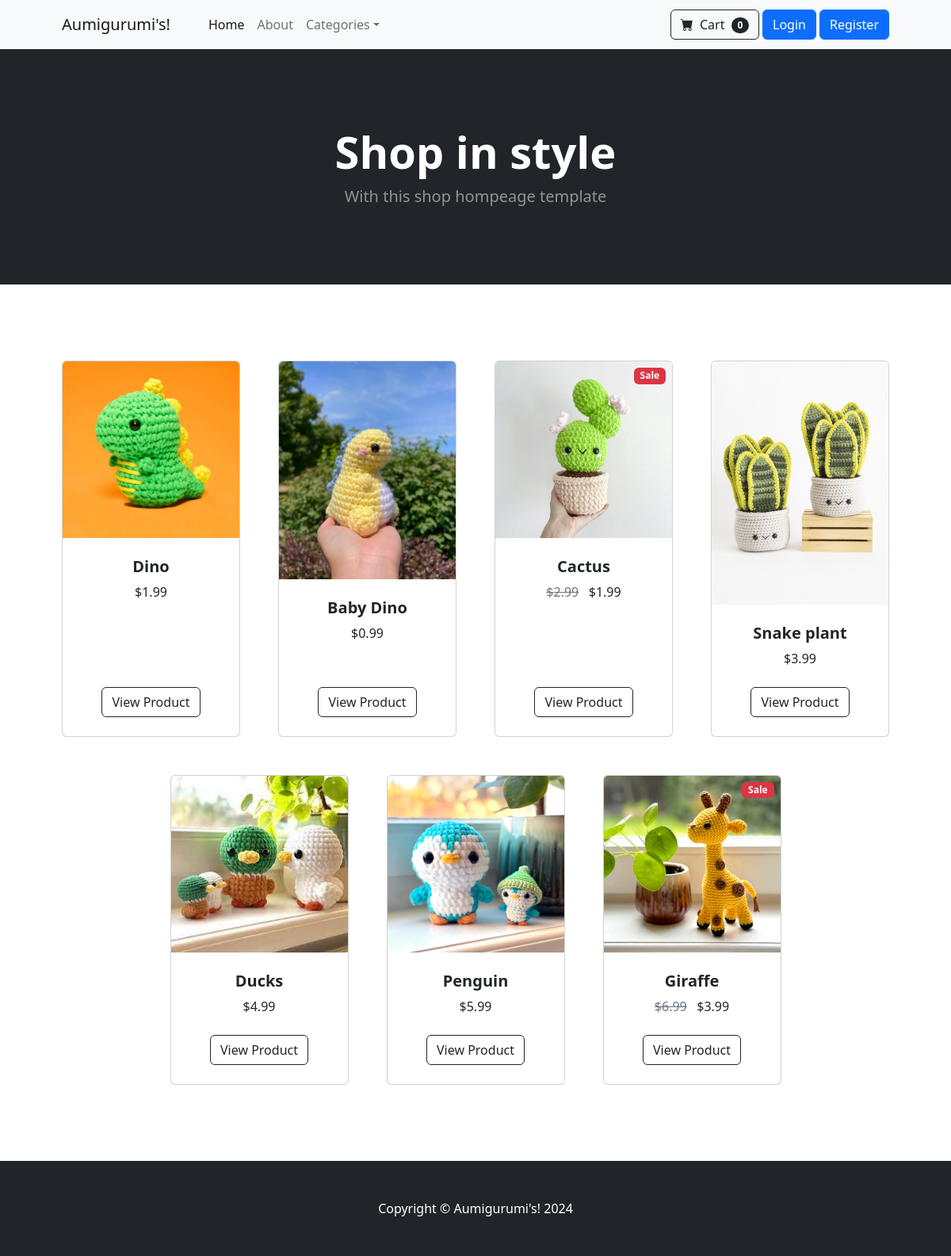
The app's page /, older data.
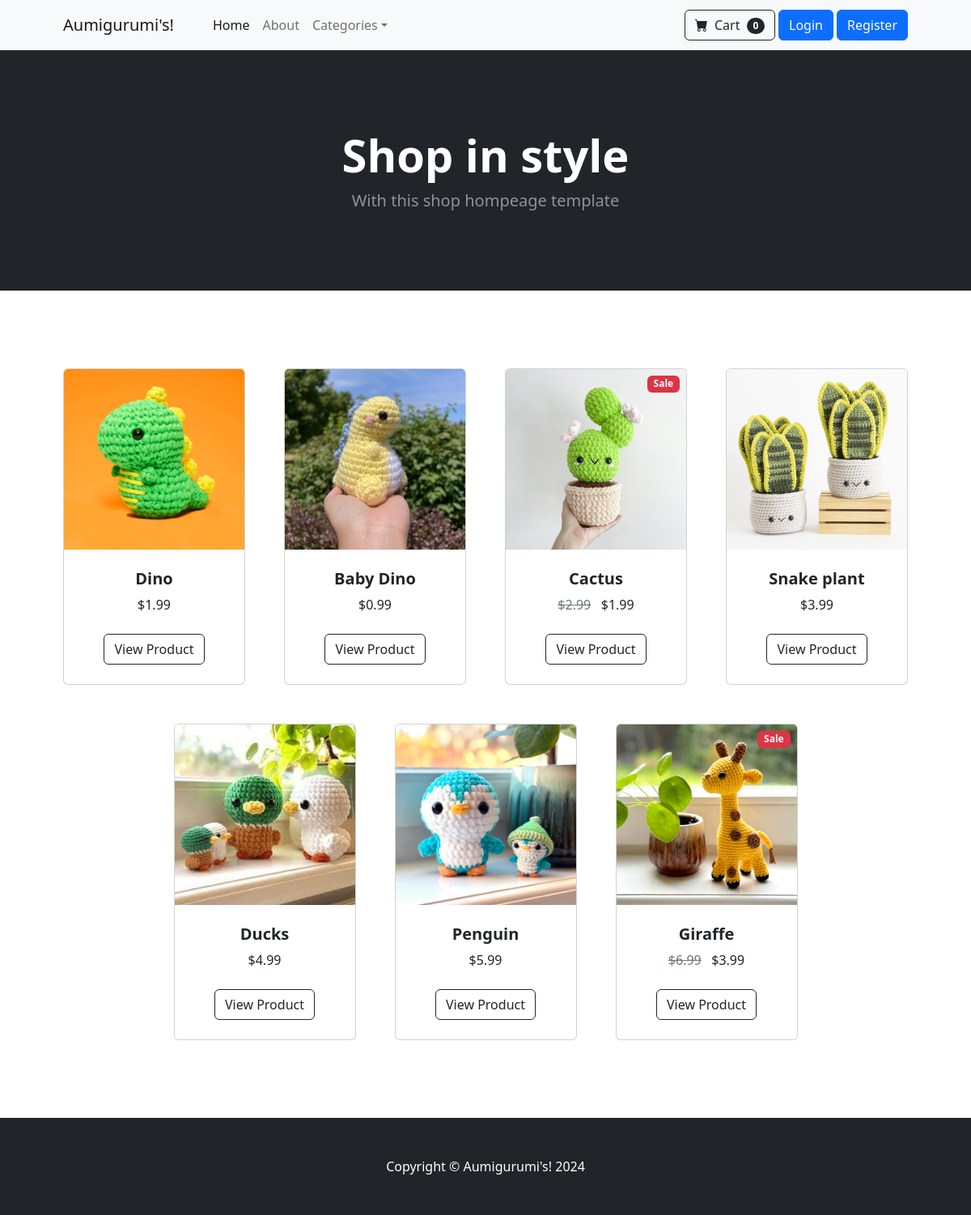
The same page, newer data.
### store/models.py (models this page shows, shortened)
class Product(models.Model):
    name = models.CharField(max_length=100)
    price = models.DecimalField(default=0, decimal_places=2, max_digits=6)
    category = models.ForeignKey(Category, on_delete=models.CASCADE, default=1)
    description = models.CharField(max_length=250, default='', blank=True, null=True)
    image = models.ImageField(upload_to='uploads/products/')
    is_sale = models.BooleanField(default=False)
    sale_price = models.DecimalField(default=0, decimal_places=2, max_digits=6)

### store/views.py (the view)
# urls.py: 2. Add a URL to urlpatterns:  path('', views.home, name='home')
def home(request):
    products = Product.objects.all()
    return render(request, 'home.html', {'products':products})

### cart/cart.py (called while the page is built)
    def __len__(self):
        return len(self.cart)

### cart/context_processors.py (called while the page is built)
def cart(request):
    return {'cart': Cart(request)}

### store/templates/home.html
{% extends 'base.html' %}
{% load static %}
{% block content %}
        <header class="bg-dark py-5">
            <div class="container px-4 px-lg-5 my-5">
                <div class="text-center text-white">
                    <h1 class="display-4 fw-bolder">Shop in style</h1>
                    <p class="lead fw-normal text-white-50 mb-0">With this shop hompeage template</p>
                </div>
            </div>
        </header>
        <section class="py-5">
            <div class="container px-4 px-lg-5 mt-5">
                <div class="row gx-4 gx-lg-5 row-cols-2 row-cols-md-3 row-cols-xl-4 justify-content-center">
                    {% for product in products %}
                        {% if product.is_sale %}
                        <div class="col mb-5">
                            <div class="card h-100">
                                <div class="badge bg-danger text-white position-absolute" style="top: 0.5rem; right: 0.5rem">Sale</div>
                                <img class="card-img-top" src="{{ product.image.url }}", alt="image"  />
                                <div class="card-body p-4">
                                    <div class="text-center">
                                        <h5 class="fw-bolder">{{ product.name }}</h5>
                                        <span class="text-muted text-decoration-line-through">${{ product.price }}</span>
                                        &nbsp;
                                        ${{ product.sale_price }}
                                    </div>
                                </div>
                                <div class="card-footer p-4 pt-0 border-top-0 bg-transparent">
                                    <div class="text-center"><a class="btn btn-outline-dark mt-auto" href="{% url 'product' product.id  %}">View Product</a></div>
                                </div>
                            </div>
                        </div>
                        {% else %}
                        <div class="col mb-5">
                            <div class="card h-100">
                                <img class="card-img-top" src="{{ product.image.url }}", alt="image"  />
                                <div class="card-body p-4">
                                    <div class="text-center">
                                        <h5 class="fw-bolder">{{ product.name }}</h5>
                                        ${{ product.price }}
                                    </div>
                                </div>
                                <div class="card-footer p-4 pt-0 border-top-0 bg-transparent">
                                    <div class="text-center"><a class="btn btn-outline-dark mt-auto" href="{% url 'product' product.id  %}">View Product</a></div>
                                </div>
                            </div>
                        </div>
                        {% endif %}
                    {% endfor %}
                </div>
            </div>
        </section>
{% endblock %}

### store/templates/base.html (shortened to what this page needs)
{% load static %}
<!DOCTYPE html>
<html lang="en">
    <head>
        <link href="https://cdn.jsdelivr.net/npm/bootstrap-icons@1.5.0/font/bootstrap-icons.css" rel="stylesheet" />
        <link href="{% static 'css/styles.css' %}" rel="stylesheet" />
    </head>
    <body>
        {% include 'navbar.html' %}
        {% block content %}
        {% endblock %}
        <footer class="py-5 bg-dark">
            <div class="container"><p class="m-0 text-center text-white">Copyright &copy; Aumigurumi's! 2024</p></div>
        </footer>
    </body>
</html>

### store/templates/navbar.html (shortened to what this page needs)
<nav class="navbar navbar-expand-lg navbar-light bg-light">
    <div class="container px-4 px-lg-5">
        <a class="navbar-brand" href="{% url 'home' %}">Aumigurumi's!</a>
        <div class="collapse navbar-collapse" id="navbarSupportedContent">
            <ul class="navbar-nav me-auto mb-2 mb-lg-0 ms-lg-4">
                <li class="nav-item"><a class="nav-link active" aria-current="page" href="{% url 'home' %}">Home</a></li>
                <li class="nav-item"><a class="nav-link" href="{% url 'about' %}">About</a></li>
                <li class="nav-item dropdown">
                    <a class="nav-link dropdown-toggle" id="navbarDropdown" href="#" role="button" data-bs-toggle="dropdown" aria-expanded="false">Categories</a>
                </li>
            </ul>
            <form class="d-flex">
                <a  href="{% url 'cart_summary' %}" class="btn btn-outline-dark">
                    <i class="bi-cart-fill me-1"></i>
                    Cart
                    <span class="badge bg-dark text-white ms-1 rounded-pill" id="cart_quantity">{{ cart|length }}</span>
                </a>
            </form>
            {% if user.is_authenticated %}
                <a class="btn btn-primary m-1" href="{% url 'logout' %}" role="button">Logout</a>
            {% else %}
                <a class="btn btn-primary m-1" href="{% url 'login' %}" role="button">Login</a>
                <a class="btn btn-primary" href="{% url 'register' %}" role="button">Register</a>
            {% endif %}
        </div>
    </div>
</nav>

Row changes from the older to the newer data that the page shows:
changed Product "Baby Dino": image: a different picture
changed Product "Snake plant": image: a different picture
changed Product "Giraffe": image: a different picture
